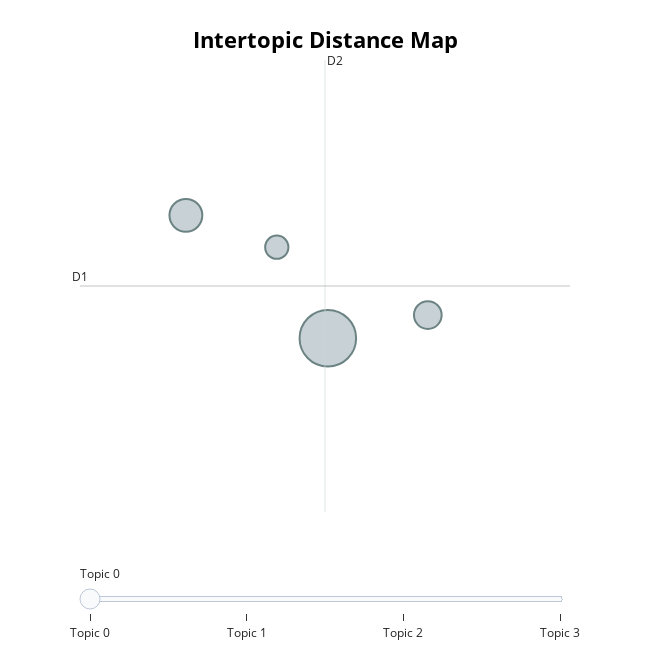

Write notebook code for a chart like this one.
### Code cell
topic_model.visualize_topics()

### Figure 1 — Plotly figure (JSON) as saved in the notebook; plotly's stock layout.template omitted (floating-point values rounded to 4 significant figures)
{"data": [{"customdata": [[0, "the | to | trump | on | of", 71], [1, "2025 | best | and | max | tested", 24], [2, "ecb | debt | england | expected | fined", 17], [3, "ai | is | with | openai | twoyear", 12]], "hovertemplate": "<b>Topic %{customdata[0]}</b><br>%{customdata[1]}<br>Size: %{customdata[2]}", "legendgroup": "", "marker": {"color": "#B0BEC5", "line": {"color": "DarkSlateGrey", "width": 2}, "size": [71, 24, 17, 12], "sizemode": "area", "sizeref": 0.04437, "symbol": "circle"}, "mode": "markers", "name": "", "orientation": "v", "showlegend": false, "type": "scatter", "x": [6.276, 5.226, 7.016, 5.898], "xaxis": "x", "y": [-11.49, -10.27, -11.26, -10.59], "yaxis": "y"}], "layout": {"annotations": [{"showarrow": false, "text": "D1", "x": 4.442, "y": -10.97, "yshift": 10}, {"showarrow": false, "text": "D2", "x": 6.255, "xshift": 10, "y": -8.732}], "height": 650, "hoverlabel": {"bgcolor": "white", "font": {"family": "Rockwell", "size": 16}}, "legend": {"itemsizing": "constant", "tracegroupgap": 0}, "margin": {"t": 60}, "shapes": [{"line": {"color": "#CFD8DC", "width": 2}, "type": "line", "x0": 6.255, "x1": 6.255, "y0": -13.22, "y1": -8.732}, {"line": {"color": "#9E9E9E", "width": 2}, "type": "line", "x0": 4.442, "x1": 8.069, "y0": -10.97, "y1": -10.97}], "sliders": [{"active": 0, "pad": {"t": 50}, "steps": [{"args": [{"marker.color": [["red", "#B0BEC5", "#B0BEC5", "#B0BEC5"]]}], "label": "Topic 0", "method": "update"}, {"args": [{"marker.color": [["#B0BEC5", "red", "#B0BEC5", "#B0BEC5"]]}], "label": "Topic 1", "method": "update"}, {"args": [{"marker.color": [["#B0BEC5", "#B0BEC5", "red", "#B0BEC5"]]}], "label": "Topic 2", "method": "update"}, {"args": [{"marker.color": [["#B0BEC5", "#B0BEC5", "#B0BEC5", "red"]]}], "label": "Topic 3", "method": "update"}]}], "title": {"font": {"color": "Black", "size": 22}, "text": "<b>Intertopic Distance Map</b>", "x": 0.5, "xanchor": "center", "y": 0.95, "yanchor": "top"}, "width": 650, "xaxis": {"anchor": "y", "domain": [0, 1], "range": [4.442, 8.069], "title": {"text": ""}, "visible": false}, "yaxis": {"anchor": "x", "domain": [0, 1], "range": [-13.22, -8.732], "title": {"text": ""}, "visible": false}}}
